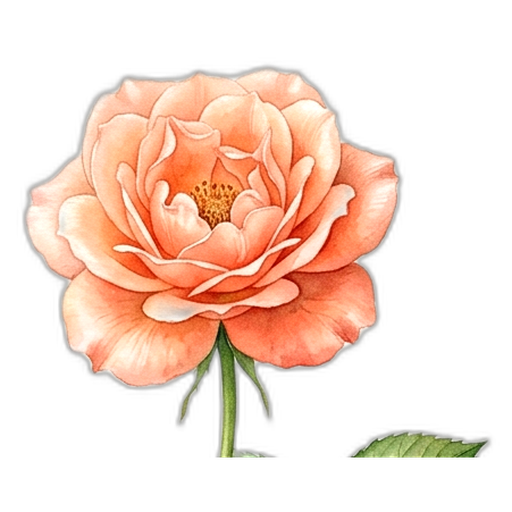
#> input picture scratch/blooms/rose_peach.png, 512 x 512 px, given in place of bucket-2_back.png, which was not available
$ python test_calibrated.py
#> lines starting #> are read from the running program, lines starting #| are printed output that depends on the picture; pictures that were not available may be replaced by others from this repository, and a replacement may not be noted
import os, math
from PIL import Image, ImageDraw, ImageFilter

def render_calibrated_bouquet(flower_list, bucket_id, output_path):
#> called with bucket_id = 'bucket-2'
    canvas_w, canvas_h = 600, 600
    target_h = 540
    scale = target_h / 1954.0
    target_w = round(1866 * scale)
    bucket_x = round((canvas_w - target_w) / 2)
    bucket_y = round(canvas_h - target_h - 12)
    collar_y = round(bucket_y + 1050 * scale)
    center_x = canvas_w // 2
    front_w = round(1359 * scale)
    front_h = round(904 * scale)
    front_x = bucket_x + round(401 * scale)
    front_y = bucket_y + round(1050 * scale)
    sf = scale / (540.0 / 1954.0) # 1.0

    canvas = Image.new("RGBA", (canvas_w, canvas_h), (250, 248, 245, 255))

    # 1. Back wrapper
    back_path = f"public/images/bucket/{bucket_id}_back.png"
    back_img = Image.open(back_path).convert("RGBA")
#> back_img is the input picture: PIL image 512x512 RGBA; mean R, G, B, A 86.8, 61.3, 47.8, 91.3
    back_img = back_img.resize((target_w, target_h), Image.Resampling.LANCZOS)
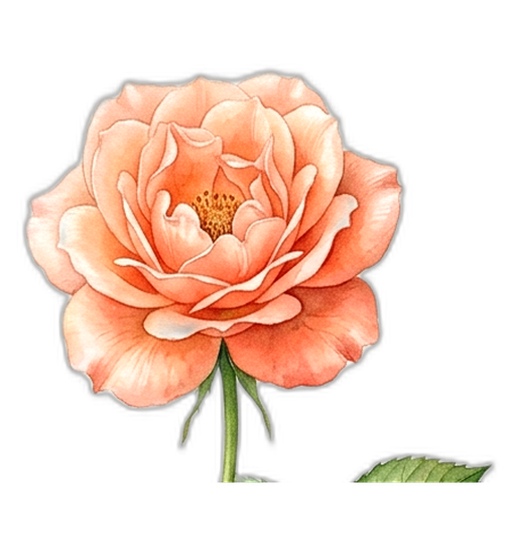
#> back_img: PIL image 516x540 RGBA; mean R, G, B, A 86.8, 61.2, 47.7, 91.3; transparent parts drawn white
    canvas.alpha_composite(back_img, (bucket_x, bucket_y))
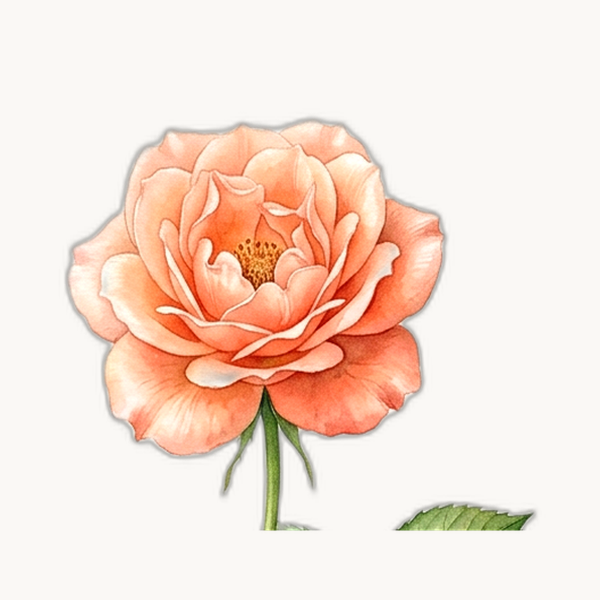
#> canvas: PIL image 600x600 RGBA; mean R, G, B, A 245.9, 224.8, 212.5, 255

    # 2. Generous Cavity Mask matching outer origami wings
    mask_img = Image.new("L", (canvas_w, canvas_h), 0)
#> mask_img: PIL image 600x600 L; every value is 0
    draw_mask = ImageDraw.Draw(mask_img)
    cavity_poly = [
        (center_x, bucket_y + round(15 * scale)),
        (bucket_x + round(target_w * 0.95), bucket_y + round(target_h * 0.12)),
        (bucket_x + round(target_w * 0.92), bucket_y + round(target_h * 0.45)),
        (front_x + front_w, collar_y + round(80 * scale)),
        (center_x, collar_y + round(120 * scale)),
        (front_x, collar_y + round(80 * scale)),
        (bucket_x + round(target_w * 0.08), bucket_y + round(target_h * 0.45)),
        (bucket_x + round(target_w * 0.05), bucket_y + round(target_h * 0.12)),
    ]
    draw_mask.polygon(cavity_poly, fill=255)

    flower_canvas = Image.new("RGBA", (canvas_w, canvas_h), (0, 0, 0, 0))
#> flower_canvas: PIL image 600x600 RGBA; every value is 0

    mains = [f for f in flower_list if f.get('category', 'main') == 'main']
    fillers = [f for f in flower_list if f.get('category') == 'filler']
    greens = [f for f in flower_list if f.get('category') == 'greenery']

    render_items = []

    # ─── GREENERY (Framing Foliage) ───
    green_anchors = [
        {'x': center_x - round(115 * sf), 'y': collar_y - round(145 * sf), 'rot': -20, 'sz': round(125 * sf), 'zIndex': 1},
        {'x': center_x + round(115 * sf), 'y': collar_y - round(145 * sf), 'rot': 20, 'sz': round(125 * sf), 'zIndex': 1},
        {'x': center_x - round(125 * sf), 'y': collar_y - round(85 * sf), 'rot': -28, 'sz': round(120 * sf), 'zIndex': 2},
        {'x': center_x + round(125 * sf), 'y': collar_y - round(85 * sf), 'rot': 28, 'sz': round(120 * sf), 'zIndex': 2},
    ]
    for idx, g in enumerate(greens):
        anc = green_anchors[idx % len(green_anchors)]
        render_items.append({
            'img_path': g['imageUrl'].lstrip('/'),
            'x': anc['x'], 'y': anc['y'],
            'sz': anc['sz'], 'rot': anc['rot'],
            'zIndex': anc['zIndex']
        })

    # ─── FILLERS (Background Clouds & Crevices) ───
    filler_anchors = [
        # Top crown arch
        {'x': center_x, 'y': collar_y - round(165 * sf), 'rot': 0, 'sz': round(135 * sf), 'zIndex': 2},
        {'x': center_x - round(65 * sf), 'y': collar_y - round(150 * sf), 'rot': -10, 'sz': round(130 * sf), 'zIndex': 2},
        {'x': center_x + round(65 * sf), 'y': collar_y - round(150 * sf), 'rot': 10, 'sz': round(130 * sf), 'zIndex': 2},
        # Upper-mid backing
        {'x': center_x - round(40 * sf), 'y': collar_y - round(115 * sf), 'rot': -5, 'sz': round(125 * sf), 'zIndex': 3},
        {'x': center_x + round(40 * sf), 'y': collar_y - round(115 * sf), 'rot': 5, 'sz': round(125 * sf), 'zIndex': 3},
        # Outer wings
        {'x': center_x - round(110 * sf), 'y': collar_y - round(105 * sf), 'rot': -18, 'sz': round(120 * sf), 'zIndex': 3},
        {'x': center_x + round(110 * sf), 'y': collar_y - round(105 * sf), 'rot': 18, 'sz': round(120 * sf), 'zIndex': 3},
        # Flanks
        {'x': center_x - round(95 * sf), 'y': collar_y - round(55 * sf), 'rot': -12, 'sz': round(115 * sf), 'zIndex': 4},
        {'x': center_x + round(95 * sf), 'y': collar_y - round(55 * sf), 'rot': 12, 'sz': round(115 * sf), 'zIndex': 4},
    ]
    for idx, fl in enumerate(fillers):
        anc = filler_anchors[idx % len(filler_anchors)]
        render_items.append({
            'img_path': fl['imageUrl'].lstrip('/'),
            'x': anc['x'], 'y': anc['y'],
            'sz': anc['sz'], 'rot': anc['rot'],
            'zIndex': anc['zIndex']
        })

    # ─── MAIN BLOOMS (Calibrated Florist Tiers, Anti-Clumping) ───
    n_main = len(mains)
    main_slots = []
    if n_main == 1:
        main_slots.append({'x': center_x, 'y': collar_y - round(75 * sf), 'sz': round(105 * sf), 'rot': 0, 'zIndex': 10})
    elif n_main == 2:
        main_slots.append({'x': center_x - round(36 * sf), 'y': collar_y - round(65 * sf), 'sz': round(100 * sf), 'rot': -4, 'zIndex': 10})
        main_slots.append({'x': center_x + round(36 * sf), 'y': collar_y - round(65 * sf), 'sz': round(100 * sf), 'rot': 4, 'zIndex': 10})
    elif n_main == 3:
        main_slots.append({'x': center_x, 'y': collar_y - round(105 * sf), 'sz': round(96 * sf), 'rot': 0, 'zIndex': 6})
        main_slots.append({'x': center_x - round(42 * sf), 'y': collar_y - round(55 * sf), 'sz': round(100 * sf), 'rot': -6, 'zIndex': 10})
        main_slots.append({'x': center_x + round(42 * sf), 'y': collar_y - round(55 * sf), 'sz': round(100 * sf), 'rot': 6, 'zIndex': 10})
    elif n_main == 4:
        main_slots.append({'x': center_x - round(32 * sf), 'y': collar_y - round(100 * sf), 'sz': round(92 * sf), 'rot': -5, 'zIndex': 6})
        main_slots.append({'x': center_x + round(32 * sf), 'y': collar_y - round(100 * sf), 'sz': round(92 * sf), 'rot': 5, 'zIndex': 6})
        main_slots.append({'x': center_x - round(44 * sf), 'y': collar_y - round(50 * sf), 'sz': round(96 * sf), 'rot': -6, 'zIndex': 10})
        main_slots.append({'x': center_x + round(44 * sf), 'y': collar_y - round(50 * sf), 'sz': round(96 * sf), 'rot': 6, 'zIndex': 10})
    elif n_main == 5:
        # Exact Korean reference layout: 3 top, 2 collar
        main_slots.append({'x': center_x - round(52 * sf), 'y': collar_y - round(88 * sf), 'sz': round(90 * sf), 'rot': -7, 'zIndex': 6})
        main_slots.append({'x': center_x, 'y': collar_y - round(95 * sf), 'sz': round(94 * sf), 'rot': 0, 'zIndex': 6})
        main_slots.append({'x': center_x + round(52 * sf), 'y': collar_y - round(88 * sf), 'sz': round(90 * sf), 'rot': 7, 'zIndex': 6})
        main_slots.append({'x': center_x - round(30 * sf), 'y': collar_y - round(45 * sf), 'sz': round(95 * sf), 'rot': -4, 'zIndex': 10})
        main_slots.append({'x': center_x + round(30 * sf), 'y': collar_y - round(45 * sf), 'sz': round(95 * sf), 'rot': 4, 'zIndex': 10})
    elif n_main == 6:
        # 1 apex, 2 mid, 3 collar
        main_slots.append({'x': center_x, 'y': collar_y - round(125 * sf), 'sz': round(88 * sf), 'rot': 0, 'zIndex': 5})
        main_slots.append({'x': center_x - round(42 * sf), 'y': collar_y - round(85 * sf), 'sz': round(88 * sf), 'rot': -5, 'zIndex': 7})
        main_slots.append({'x': center_x + round(42 * sf), 'y': collar_y - round(85 * sf), 'sz': round(88 * sf), 'rot': 5, 'zIndex': 7})
        main_slots.append({'x': center_x - round(52 * sf), 'y': collar_y - round(45 * sf), 'sz': round(90 * sf), 'rot': -7, 'zIndex': 10})
        main_slots.append({'x': center_x, 'y': collar_y - round(42 * sf), 'sz': round(92 * sf), 'rot': 0, 'zIndex': 10})
        main_slots.append({'x': center_x + round(52 * sf), 'y': collar_y - round(45 * sf), 'sz': round(90 * sf), 'rot': 7, 'zIndex': 10})
    elif n_main == 7:
        # 1 apex, 3 mid, 3 collar (Clean 3-tier dome)
        main_slots.append({'x': center_x, 'y': collar_y - round(135 * sf), 'sz': round(86 * sf), 'rot': 0, 'zIndex': 5})
        main_slots.append({'x': center_x - round(48 * sf), 'y': collar_y - round(90 * sf), 'sz': round(86 * sf), 'rot': -6, 'zIndex': 7})
        main_slots.append({'x': center_x, 'y': collar_y - round(92 * sf), 'sz': round(88 * sf), 'rot': 0, 'zIndex': 7})
        main_slots.append({'x': center_x + round(48 * sf), 'y': collar_y - round(90 * sf), 'sz': round(86 * sf), 'rot': 6, 'zIndex': 7})
        main_slots.append({'x': center_x - round(55 * sf), 'y': collar_y - round(45 * sf), 'sz': round(90 * sf), 'rot': -7, 'zIndex': 10})
        main_slots.append({'x': center_x, 'y': collar_y - round(42 * sf), 'sz': round(92 * sf), 'rot': 0, 'zIndex': 10})
        main_slots.append({'x': center_x + round(55 * sf), 'y': collar_y - round(45 * sf), 'sz': round(90 * sf), 'rot': 7, 'zIndex': 10})
    elif n_main == 8:
        # 2 top, 3 mid, 3 collar
        main_slots.append({'x': center_x - round(32 * sf), 'y': collar_y - round(135 * sf), 'sz': round(84 * sf), 'rot': -5, 'zIndex': 5})
        main_slots.append({'x': center_x + round(32 * sf), 'y': collar_y - round(135 * sf), 'sz': round(84 * sf), 'rot': 5, 'zIndex': 5})
        main_slots.append({'x': center_x - round(52 * sf), 'y': collar_y - round(90 * sf), 'sz': round(85 * sf), 'rot': -6, 'zIndex': 7})
        main_slots.append({'x': center_x, 'y': collar_y - round(90 * sf), 'sz': round(88 * sf), 'rot': 0, 'zIndex': 7})
        main_slots.append({'x': center_x + round(52 * sf), 'y': collar_y - round(90 * sf), 'sz': round(85 * sf), 'rot': 6, 'zIndex': 7})
        main_slots.append({'x': center_x - round(52 * sf), 'y': collar_y - round(45 * sf), 'sz': round(88 * sf), 'rot': -7, 'zIndex': 10})
        main_slots.append({'x': center_x, 'y': collar_y - round(42 * sf), 'sz': round(90 * sf), 'rot': 0, 'zIndex': 10})
        main_slots.append({'x': center_x + round(52 * sf), 'y': collar_y - round(45 * sf), 'sz': round(88 * sf), 'rot': 7, 'zIndex': 10})
    elif n_main == 9:
        # 1 - 2 - 3 - 3 Master Korean dome
        main_slots.append({'x': center_x, 'y': collar_y - round(150 * sf), 'sz': round(82 * sf), 'rot': 0, 'zIndex': 5})
        main_slots.append({'x': center_x - round(36 * sf), 'y': collar_y - round(115 * sf), 'sz': round(82 * sf), 'rot': -5, 'zIndex': 7})
        main_slots.append({'x': center_x + round(36 * sf), 'y': collar_y - round(115 * sf), 'sz': round(82 * sf), 'rot': 5, 'zIndex': 7})
        main_slots.append({'x': center_x - round(54 * sf), 'y': collar_y - round(80 * sf), 'sz': round(84 * sf), 'rot': -6, 'zIndex': 8})
        main_slots.append({'x': center_x, 'y': collar_y - round(80 * sf), 'sz': round(86 * sf), 'rot': 0, 'zIndex': 8})
        main_slots.append({'x': center_x + round(54 * sf), 'y': collar_y - round(80 * sf), 'sz': round(84 * sf), 'rot': 6, 'zIndex': 8})
        main_slots.append({'x': center_x - round(54 * sf), 'y': collar_y - round(42 * sf), 'sz': round(86 * sf), 'rot': -6, 'zIndex': 10})
        main_slots.append({'x': center_x, 'y': collar_y - round(40 * sf), 'sz': round(88 * sf), 'rot': 0, 'zIndex': 10})
        main_slots.append({'x': center_x + round(54 * sf), 'y': collar_y - round(42 * sf), 'sz': round(86 * sf), 'rot': 6, 'zIndex': 10})
    else:
        # Dynamic symmetric honeycomb multi-tier packing (max 3-4 flowers per row!)
        rows = 4 if n_main <= 13 else (5 if n_main <= 18 else 6)
        # Distribute items per row: apex has few, mid has most, collar has 3
        # e.g., for 10: [1, 3, 3, 3], for 11: [2, 3, 3, 3], for 12: [2, 3, 4, 3]
        base_counts = [max(1, round(n_main / rows)) for _ in range(rows)]
        # Adjust so top row is smaller and collar row is 3
        rem = n_main - sum(base_counts)
        r_target = 1
        while rem > 0:
            base_counts[r_target] += 1
            rem -= 1
            r_target = (r_target + 1) % (rows - 1)
        while rem < 0:
            base_counts[0] = max(1, base_counts[0] - 1)
            rem += 1

        top_y = collar_y - min(round(160 * sf), round((105 + n_main * 2.2) * sf))
        span_y = (collar_y - round(38 * sf)) - top_y
        row_hw_max = round(front_w * 0.22)

        for r_idx in range(rows):
            cnt = base_counts[r_idx]
            r_t = r_idx / (rows - 1) if rows > 1 else 0.5
            y_base = top_y + r_t * span_y
            row_hw = row_hw_max * (0.60 + 0.40 * r_t)

            for c in range(cnt):
                c_t = c / (cnt - 1) if cnt > 1 else 0.5
                x_pos = center_x + (c_t - 0.5) * 2.0 * row_hw
                dome_lift = math.sin(c_t * math.pi) * round(10 * sf)
                y_pos = y_base - dome_lift
                rot = (c_t - 0.5) * 0.15
                sz = round(max(58, min(84, 98 - n_main * 1.5)) * sf)
                main_slots.append({
                    'x': round(x_pos),
                    'y': round(y_pos),
                    'sz': sz,
                    'rot': rot,
                    'zIndex': 5 + r_idx * 2,
                })

    for idx, f in enumerate(mains):
        slot = main_slots[idx % len(main_slots)]
        render_items.append({
            'img_path': f['imageUrl'].lstrip('/'),
            'x': slot['x'], 'y': slot['y'],
            'sz': slot['sz'], 'rot': slot['rot'],
            'zIndex': slot['zIndex']
        })

    render_items.sort(key=lambda item: item['zIndex'])

    # Render each item
    for item in render_items:
        full_path = os.path.join("public", item['img_path'])
        if not os.path.exists(full_path):
            print('Missing:', full_path)
            continue
        fl_img = Image.open(full_path).convert("RGBA")
        sz = item['sz']
        fl_img = fl_img.resize((sz, sz), Image.Resampling.LANCZOS)
        if item['rot'] != 0:
            fl_img = fl_img.rotate(-item['rot'], resample=Image.Resampling.BICUBIC, expand=True)

        shadow = Image.new("RGBA", fl_img.size, (0, 0, 0, 0))
        alpha = fl_img.split()[3]
        s_color = Image.new("RGBA", fl_img.size, (15, 10, 5, 45))
        shadow.paste(s_color, (0, 0), mask=alpha)
        shadow = shadow.filter(ImageFilter.GaussianBlur(3))

        iw, ih = fl_img.size
        pos = (item['x'] - iw // 2, item['y'] - ih // 2)
        flower_canvas.alpha_composite(shadow, (pos[0], pos[1] + 3))
        flower_canvas.alpha_composite(fl_img, pos)
#> pass 2 of the loop in render_calibrated_bouquet, `for item in render_items:`:
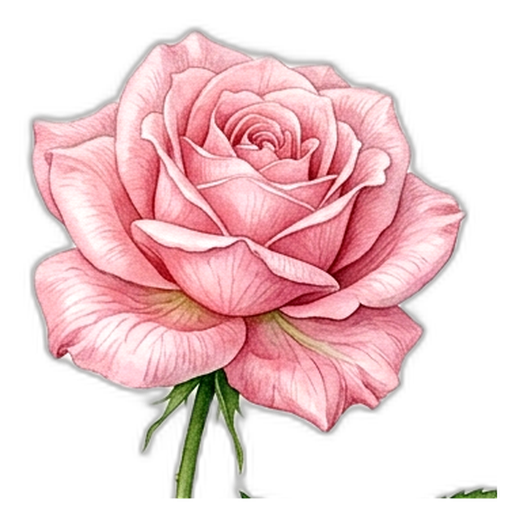
#> input picture scratch/blooms/rose_pink.png, 512 x 512 px, found by its file name
#> in render_calibrated_bouquet, fl_img is the input picture: PIL image 512x512 RGBA; mean R, G, B, A 112.5, 80.1, 82.7, 124.4
#> in render_calibrated_bouquet, `alpha = fl_img.split()[3]`:
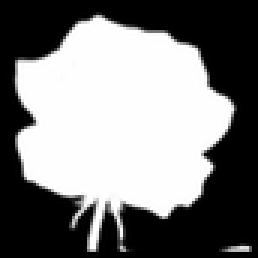
#> alpha: PIL image 86x86 L (shown 3 times larger); min 0, max 255, mean 124.4
#> in render_calibrated_bouquet, `flower_canvas.alpha_composite(shadow, (pos[0], pos[1] + 3))`:
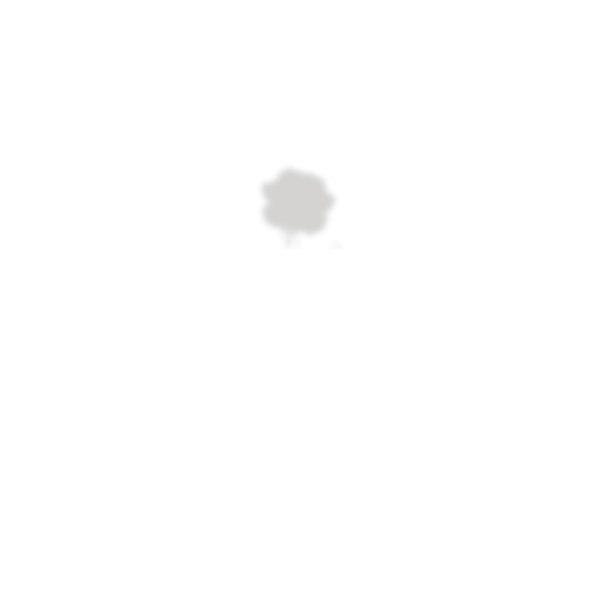
#> flower_canvas: PIL image 600x600 RGBA; mean R, G, B, A 0.2, 0.1, 0.1, 0.5; transparent parts drawn white

    # Cavity clip
    masked_flower = Image.new("RGBA", (canvas_w, canvas_h), (0, 0, 0, 0))
    masked_flower.paste(flower_canvas, (0, 0), mask=mask_img)
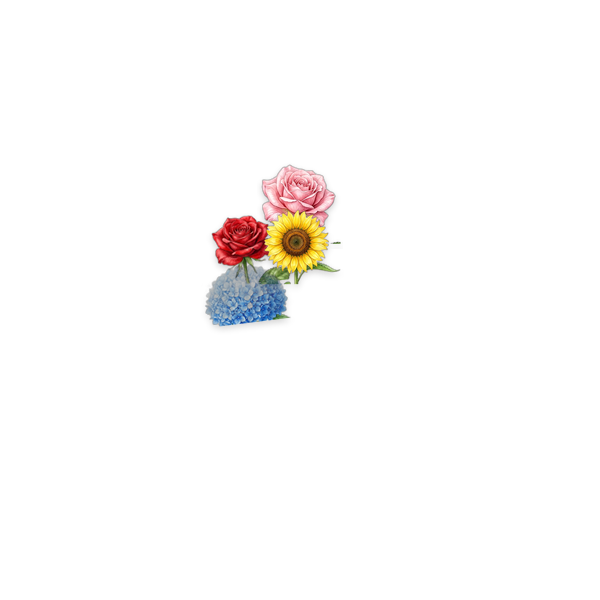
#> flower_canvas: PIL image 600x600 RGBA; mean R, G, B, A 5.5, 4.3, 3.7, 8; transparent parts drawn white
    canvas.alpha_composite(masked_flower, (0, 0))
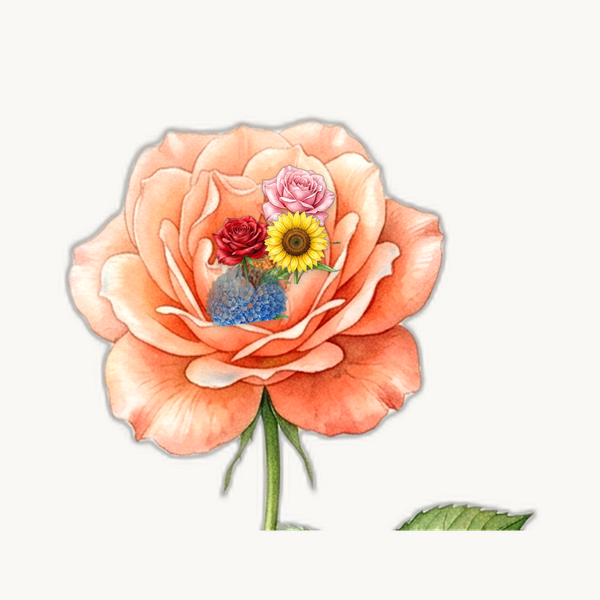
#> canvas: PIL image 600x600 RGBA; mean R, G, B, A 243.3, 223.7, 212.1, 255

    # 4. Front wrapper
    front_path = f"public/images/bucket/{bucket_id}_front.png"
    front_img = Image.open(front_path).convert("RGBA")
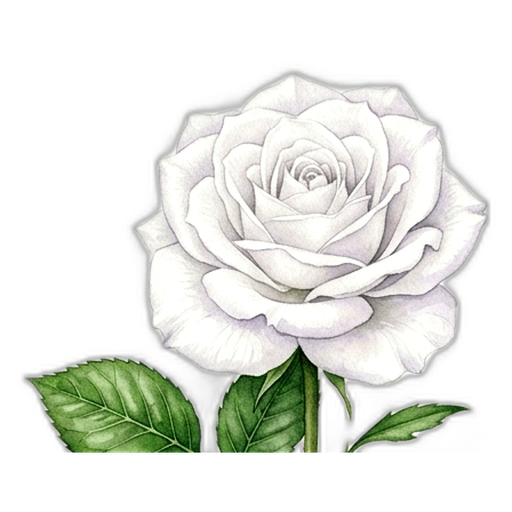
#> input picture scratch/blooms/rose_white.png, 512 x 512 px, given in place of bucket-2_front.png, which was not available
#> front_img is the input picture: PIL image 512x512 RGBA; mean R, G, B, A 83.1, 85.7, 79.1, 103.9
    front_img = front_img.resize((front_w, front_h), Image.Resampling.LANCZOS)
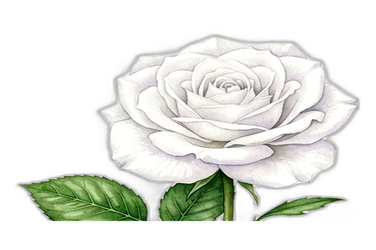
#> front_img: PIL image 376x250 RGBA; mean R, G, B, A 83, 85.7, 78.9, 103.9; transparent parts drawn white
    canvas.alpha_composite(front_img, (front_x, front_y))
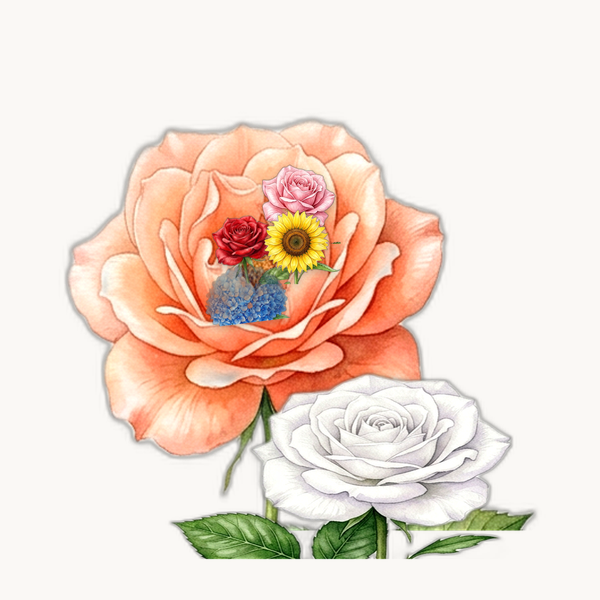
#> canvas: PIL image 600x600 RGBA; mean R, G, B, A 239, 221.6, 209.6, 255

    os.makedirs(os.path.dirname(output_path), exist_ok=True)
    canvas.save(output_path)
    print(f"Saved: {output_path}")

# Test the user's exact combination on bucket-2!
render_calibrated_bouquet([
    {'name': 'Mawar Pink', 'imageUrl': '/images/flowers/rose_pink.png', 'category': 'main'},
    {'name': 'Mawar Merah', 'imageUrl': '/images/flowers/rose_red.png', 'category': 'main'},
    {'name': 'Bunga Matahari', 'imageUrl': '/images/flowers/sunflower.png', 'category': 'main'},
    {'name': 'Gerbera Merah', 'imageUrl': '/images/flowers/gerbera_red.png', 'category': 'main'},
    {'name': 'Hydrangea Biru', 'imageUrl': '/images/flowers/hydrangea_blue.png', 'category': 'main'},
    {'name': 'Krisan Pink Pompon', 'imageUrl': '/images/flowers/chrysanthemum_pink.png', 'category': 'main'},
    {'name': 'Krisan Pink Pompon', 'imageUrl': '/images/flowers/chrysanthemum_pink.png', 'category': 'main'},
    {'name': 'Aster Ungu Peacock', 'imageUrl': '/images/flowers/aster_purple.png', 'category': 'filler'},
], 'bucket-2', 'scripts/preview_user_combo_calibrated.png')
